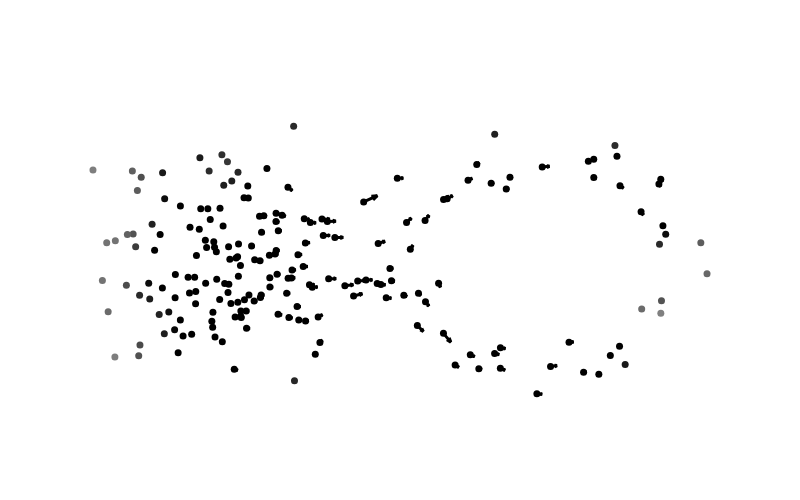

Notebook code for this chart:
### Markdown cell above
1-forms have a Hodge decomposition, and we can project these 1-forms onto their 'exact' part. We first find the function f such that df is their exact part.

Eigenforms of the Hodge Lapacian should be entirely harmonic, df (for a function f) or d^*a (for a 2-form a). We can test this here.

### Code cell
a1_grad_function = DG_data.grad_decomp_matrix() @ a1
a2_grad_function = DG_data.grad_decomp_matrix() @ a2

a1_exact_part = DG_data.d0() @ a1_grad_function
a2_exact_part = DG_data.d0() @ a2_grad_function

norm_a1_exact_part = contract('ij,i,j', DG_data.G1(), a1_exact_part, a1_exact_part)**0.5
norm_a2_exact_part = contract('ij,i,j', DG_data.G1(), a2_exact_part, a2_exact_part)**0.5

print('Exact part of a_1 has norm', norm_a1_exact_part.round(3))
plot_quiver_plain(a1_exact_part, DG_data).show()

print('Exact part of a_2 has norm', norm_a2_exact_part.round(3))
plot_quiver_plain(a2_exact_part, DG_data).show()

### Figure 1 — Plotly figure (JSON) as saved in the notebook; plotly's stock layout.template omitted (floating-point values rounded to 4 significant figures; data arrays with more than 128 entries replaced by an {"elided": "..."} marker saying what was removed)
{"data": [{"line": {"width": 3}, "marker": {"color": "black"}, "mode": "lines", "type": "scatter", "x": {"elided": "1400 float values"}, "y": {"elided": "1400 float values"}}, {"marker": {"cmax": 0.005773, "cmin": 0.0007044, "color": {"elided": "200 float values"}, "colorscale": [[0, "gray"], [1, "black"]], "size": 7}, "mode": "markers", "type": "scatter", "x": {"elided": "200 float values"}, "y": {"elided": "200 float values"}}], "layout": {"height": 500, "hovermode": "closest", "paper_bgcolor": "rgba(0,0,0,0)", "plot_bgcolor": "rgba(0,0,0,0)", "showlegend": false, "width": 800, "xaxis": {"range": [-1.191, 1.275], "visible": false}, "yaxis": {"range": [-0.5632, 0.5667], "scaleanchor": "x", "scaleratio": 1, "visible": false}}}
